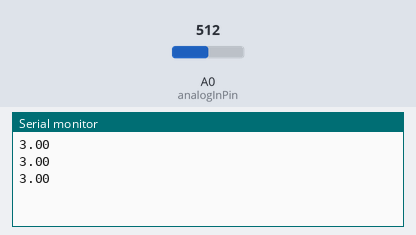
Recording of a sketch running on a simulated Arduino Uno, built with avr-gcc and run on an emulated ATmega328P. Parts: the last lines printed to the serial monitor. The inputs (shaded band) are chosen by the test bench; at power-on: A0 (analogInPin) = 512.

Above: at 1.3 s.
1.4 s: A0 (analogInPin) set to 716
At 1.9 s:
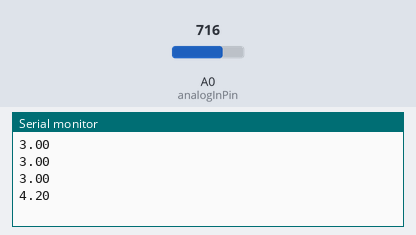
2.9 s: A0 (analogInPin) set to 900
At 3.4 s:
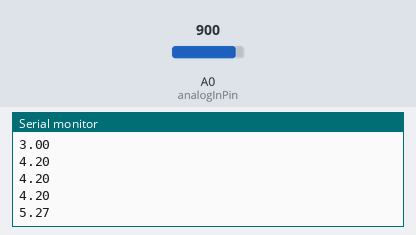
Timing chart, 0 to 5.9 s (numbered marks = the images above; inputs shaded):
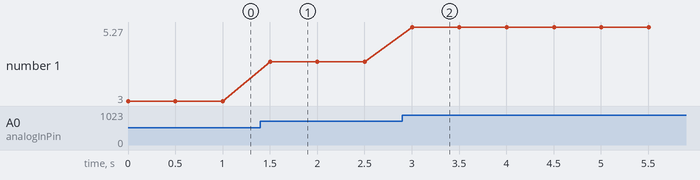

The sketch:

voltmeter.ino
```cpp
const int analogInPin = A0;
const int R1 = 20;
const int R2 = 100;

void setup() {
  // シリアル通信用ポートの設定
  Serial.begin(9600);
}

void loop() {
  // 読み取り用変数の設定
  double value = analogRead(analogInPin);

  // 電圧に変換
  value = value * 5 / 1024;        // 5Vを1024等分した値であり
  value = value / R2 * (R1 + R2);  // これを分圧回路で発生した係数で校正

  // シリアル通信でシリアルモニター等に出力
  Serial.println(value);

  // 時刻差の設定[ms]
  delay(500);
}
```

Measured:
- after the input at 1.4 s, the serial monitor: prints a new line after 0.10 s (image 1)
- after the input at 2.9 s, the serial monitor: prints a new line after 0.10 s (image 2)
- plotted number 1: 3 → 4.2 after the input at 1.4 s, 4.2 → 5.27 after the input at 2.9 s
